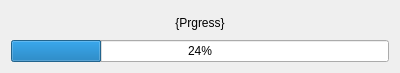
<?xml version="1.0" encoding="UTF-8"?>
<ui version="4.0">
 <class>ProgressDialog</class>
 <widget class="QDialog" name="ProgressDialog">
  <property name="geometry">
   <rect>
    <x>0</x>
    <y>0</y>
    <width>400</width>
    <height>73</height>
   </rect>
  </property>
  <property name="windowTitle">
   <string>Progress</string>
  </property>
  <layout class="QVBoxLayout" name="verticalLayout">
   <item>
    <widget class="QLabel" name="progress_label">
     <property name="text">
      <string notr="true">{Prgress}</string>
     </property>
     <property name="alignment">
      <set>Qt::AlignCenter</set>
     </property>
    </widget>
   </item>
   <item>
    <widget class="QProgressBar" name="progress_bar">
     <property name="value">
      <number>24</number>
     </property>
    </widget>
   </item>
  </layout>
 </widget>
 <resources/>
 <connections/>
</ui>
